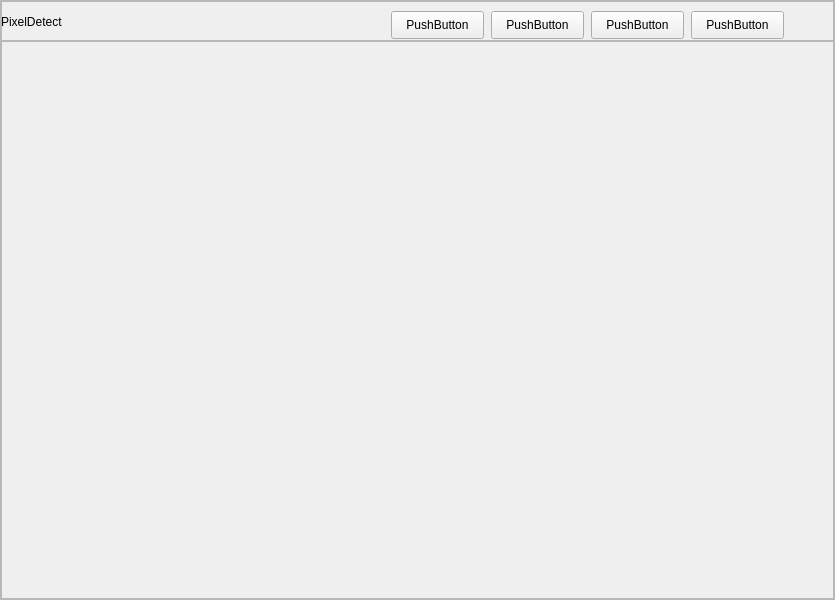
<?xml version="1.0" encoding="UTF-8"?>
<ui version="4.0">
 <class>MainWindow</class>
 <widget class="QMainWindow" name="MainWindow">
  <property name="geometry">
   <rect>
    <x>0</x>
    <y>0</y>
    <width>835</width>
    <height>600</height>
   </rect>
  </property>
  <property name="windowTitle">
   <string>MainWindow</string>
  </property>
  <widget class="QWidget" name="centralwidget">
   <layout class="QVBoxLayout" name="verticalLayout">
    <property name="spacing">
     <number>0</number>
    </property>
    <property name="leftMargin">
     <number>0</number>
    </property>
    <property name="topMargin">
     <number>0</number>
    </property>
    <property name="rightMargin">
     <number>0</number>
    </property>
    <property name="bottomMargin">
     <number>0</number>
    </property>
    <item>
     <widget class="QFrame" name="frame">
      <property name="frameShape">
       <enum>QFrame::StyledPanel</enum>
      </property>
      <property name="frameShadow">
       <enum>QFrame::Raised</enum>
      </property>
      <layout class="QVBoxLayout" name="verticalLayout_2" stretch="1,8">
       <property name="spacing">
        <number>0</number>
       </property>
       <property name="leftMargin">
        <number>0</number>
       </property>
       <property name="topMargin">
        <number>0</number>
       </property>
       <property name="rightMargin">
        <number>0</number>
       </property>
       <property name="bottomMargin">
        <number>0</number>
       </property>
       <item>
        <widget class="QFrame" name="frame_superior">
         <property name="maximumSize">
          <size>
           <width>16777215</width>
           <height>40</height>
          </size>
         </property>
         <property name="frameShape">
          <enum>QFrame::StyledPanel</enum>
         </property>
         <property name="frameShadow">
          <enum>QFrame::Raised</enum>
         </property>
         <widget class="QPushButton" name="pushButton">
          <property name="geometry">
           <rect>
            <x>690</x>
            <y>10</y>
            <width>93</width>
            <height>28</height>
           </rect>
          </property>
          <property name="text">
           <string>PushButton</string>
          </property>
         </widget>
         <widget class="QPushButton" name="pushButton_2">
          <property name="geometry">
           <rect>
            <x>590</x>
            <y>10</y>
            <width>93</width>
            <height>28</height>
           </rect>
          </property>
          <property name="text">
           <string>PushButton</string>
          </property>
         </widget>
         <widget class="QPushButton" name="pushButton_3">
          <property name="geometry">
           <rect>
            <x>490</x>
            <y>10</y>
            <width>93</width>
            <height>28</height>
           </rect>
          </property>
          <property name="text">
           <string>PushButton</string>
          </property>
         </widget>
         <widget class="QPushButton" name="pushButton_4">
          <property name="geometry">
           <rect>
            <x>390</x>
            <y>10</y>
            <width>93</width>
            <height>28</height>
           </rect>
          </property>
          <property name="text">
           <string>PushButton</string>
          </property>
         </widget>
         <widget class="QLabel" name="label">
          <property name="geometry">
           <rect>
            <x>0</x>
            <y>0</y>
            <width>121</width>
            <height>41</height>
           </rect>
          </property>
          <property name="text">
           <string>PixelDetect</string>
          </property>
         </widget>
        </widget>
       </item>
       <item>
        <widget class="QFrame" name="frame_inferior">
         <property name="frameShape">
          <enum>QFrame::StyledPanel</enum>
         </property>
         <property name="frameShadow">
          <enum>QFrame::Raised</enum>
         </property>
        </widget>
       </item>
      </layout>
     </widget>
    </item>
   </layout>
  </widget>
 </widget>
 <resources/>
 <connections/>
</ui>
